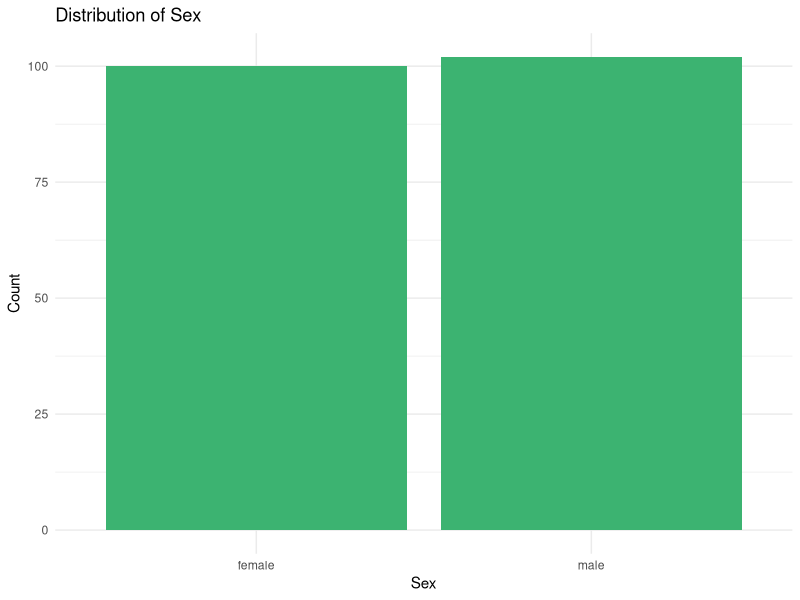
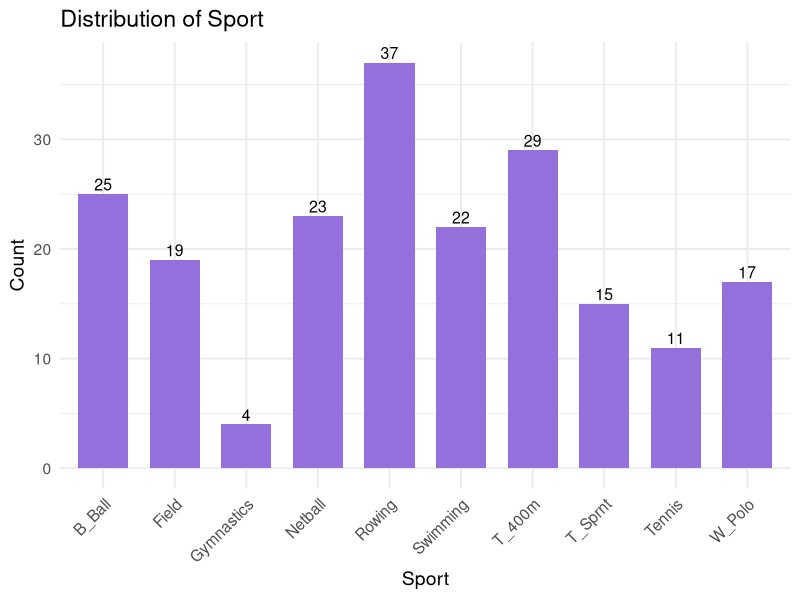
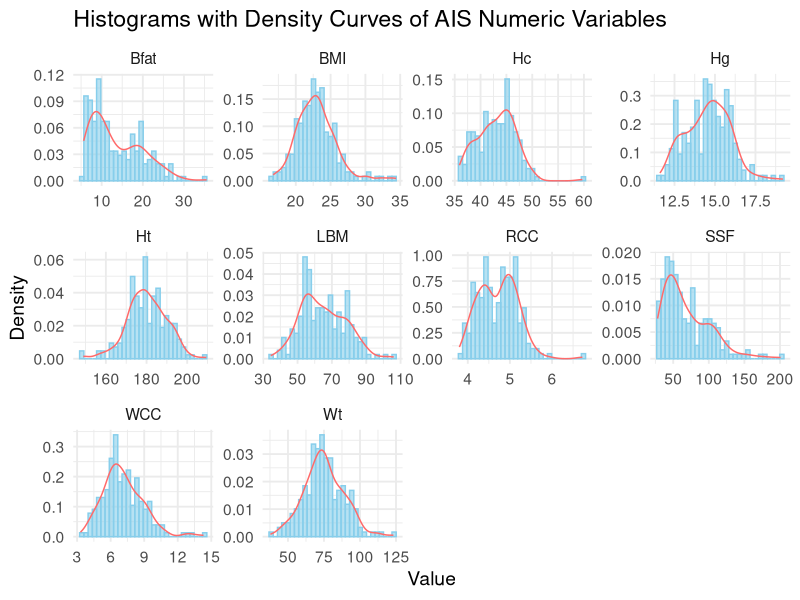

Recreate these plots in R, in order.
rm(list=ls())
# Load required packages
library(sn)
library(ggplot2)
library(dplyr)
library(tidyr)

# Load AIS data
data(ais)


# Categorical variables (sex and sport)
ggplot(ais, aes(x = sex)) +
  geom_bar(fill = "mediumseagreen") +
  labs(title = "Distribution of Sex", x = "Sex", y = "Count") +
  theme_minimal()


dim(ais)

table(ais$sex)

# Sport name mapping (adjust names as needed)
sport_names <- c(
  BB = "Basketball",
  Gym = "Gymnastics",
  Net = "Netball",
  Row = "Rowing",
  Swim = "Swimming",
  T400m = "Track 400m",
  T800m = "Track 800m",
  Tenn = "Tennis",
  Wp = "Water Polo"
)

ais %>%
  mutate(sport_full = recode(sport, !!!sport_names)) %>%
  count(sport_full) %>%
  ggplot(aes(x = sport_full, y = n)) +
  geom_col(fill = "mediumpurple", width = 0.7) +
  geom_text(aes(label = n), vjust = -0.3, size = 4) +
  labs(title = "Distribution of Sport",
       x = "Sport",
       y = "Count") +
  theme_minimal(base_size = 14) +
  theme(axis.text.x = element_text(angle = 45, hjust = 1))

# Numeric variables — put them in long format for faceting
num_vars <- c("BMI", "RCC", "WCC", "Hc", "Hg", "SSF", "Bfat", "LBM", "Ht", "Wt")

ais_long <- ais %>%
  select(all_of(num_vars)) %>%
  pivot_longer(cols = everything(), names_to = "Variable", values_to = "Value")

# Histogram with density overlay
ggplot(ais_long, aes(x = Value)) +
  geom_histogram(aes(y = ..density..), bins = 30, fill = "skyblue", color = "skyblue", alpha = 0.6) +
  geom_density(color = "indianred1", size = .51) +
  facet_wrap(~Variable, scales = "free", ncol = 4) +
  labs(title = "Histograms with Density Curves of AIS Numeric Variables",
       x = "Value", y = "Density") +
  theme_minimal(base_size = 14)
